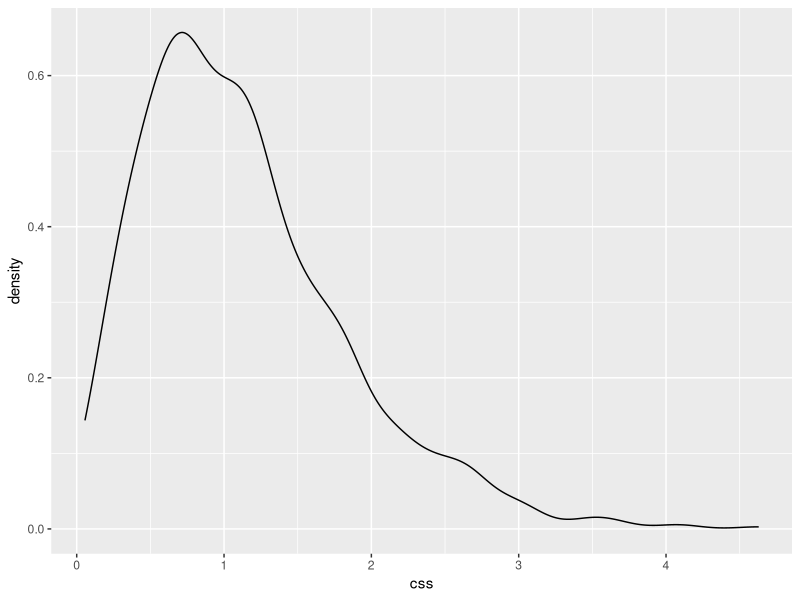

Reproduce this figure in R. (Note: this script raises an error after producing the figure.)
# 1
# 1.1
# H0: There is no difference between flavors.
fl<-c(40,32,48,57,23)
css<-c()
for (i in 1:1000){
si<-rnorm(5,40,3)
if (sum(si>0)==5){
cs<-sum((si-40)^2/40)
css<-c(css,cs)
}}
chisq.test(fl)
mean(17.65>css)
library(ggplot2)
css<-data.frame(css)
ggplot(css,aes(x=css))+
  geom_density()
for (i in 1:1000){
chi_distribution<-rchisq(5,df=4)
chi-square<-sum((chi_distribution-40)^2/40)
}
#===========================================
popu2 <- c(rep("A",500000),rep("B",500000),rep("C",500000),rep("D",500000), rep("E",500000))
chi2 <-function(){
  sam <- sample(popu2,200,replace = F) 
  n.A <- length(which(sam =="A"))
  n.B <- length(which(sam =="B"))
  n.C <- length(which(sam =="C"))
  n.D <- length(which(sam =="D"))
  n.E <- 200-n.A-n.B-n.C-n.D
  X2 <- (n.A-40)^2/40 + (n.B-40)^2/40 + (n.C-40)^2/40 + (n.D-40)^2/40 +
    (n.E-40)^2/40 
  return (X2)}
chi.sti<- replicate(10000, chi2()) #calculate the p-value
Obs <- c(40,32,48,57,23)
chi.survey <- sum((Obs-40)^2/40) 
length(which(chi.sti >= chi.survey))/10000
chisq.test(Obs, p=rep(0.2,5))
chi.df4 <- rchisq(10000,df=4) #compare the curves library(tidyr) library(ggplot2)
chidat <- data.frame(stimu=chi.sti, chi.df4)
library(dplyr)
library(tidyr)
chidat <- gather(chidat, key="method",value="Chi.Square") 
ggplot(data=chidat, aes(x=Chi.Square, color=method)) + geom_density()

#input the data into array
mouse.data <- array(c(40,9,34,7,20,15,25,20), dim = c(2,2,2))
dname <- list(status=c("Alive","Dead"),sex=c("Male","Female"),Genotype= c("WT","KO"))
dimnames(mouse.data) <- dname
mouse.data
mouse.data<-as.table(mouse.data)
summary(mouse.data)
mdf<-as.data.frame(mouse.data)
g <- ggplot(data=mdf, aes(x=Genotype,y=sex, color=status)) + geom_point (aes(size=Freq)) + facet_grid(.~status)
g+theme(axis.text = element_text(size = 15), legend.text =element_text( size = 15))
